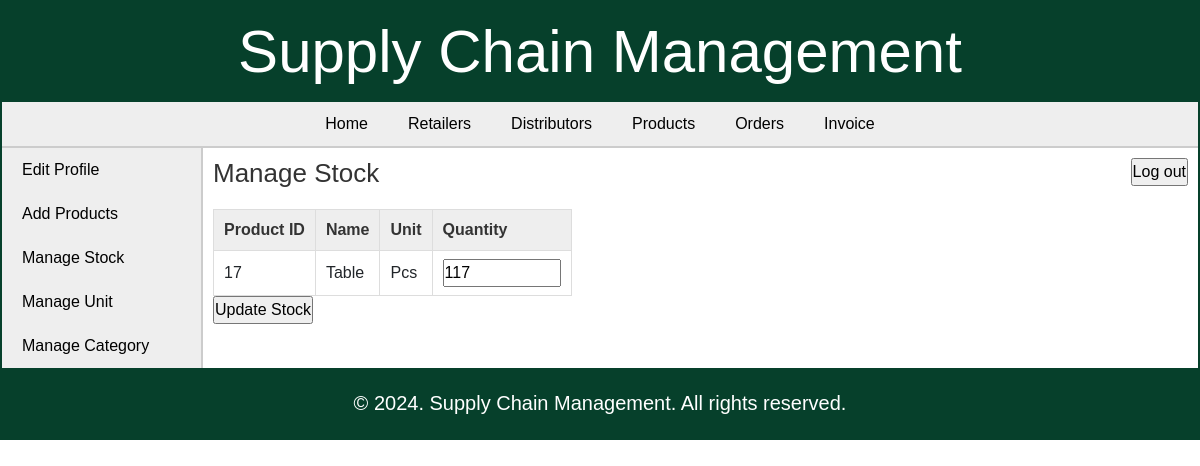
/manufacturer/manage_stock.php (signed in), run on an earlier commit of the app's database.
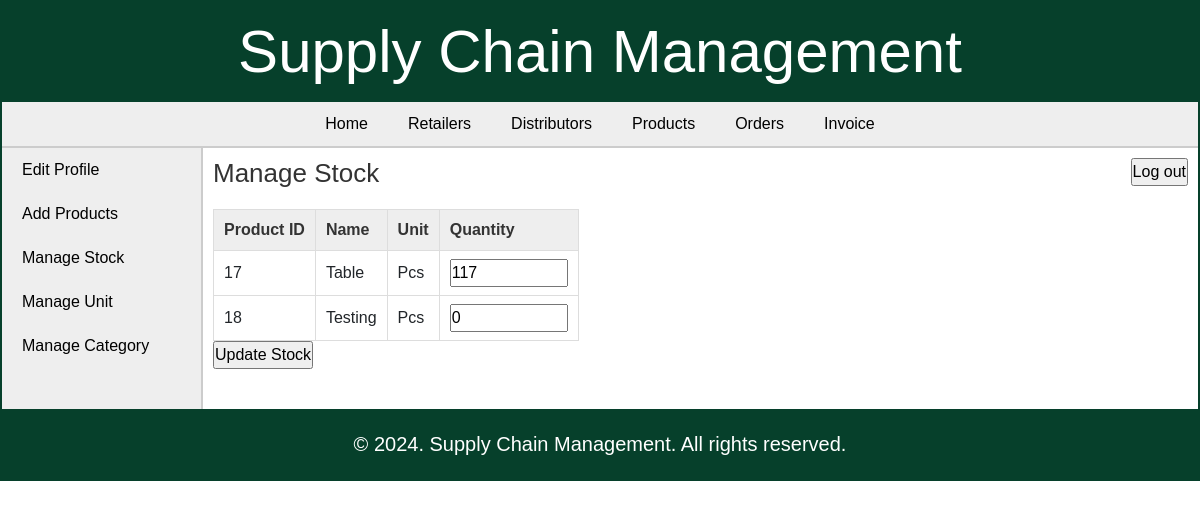
And on a later commit of the database.
### tables this page shows
CREATE TABLE `products` (
  `pro_id` int(11) NOT NULL,
  `pro_name` varchar(25) NOT NULL,
  `pro_desc` text DEFAULT NULL,
  `pro_price` decimal(10,3) NOT NULL,
  `unit` int(11) NOT NULL,
  `pro_cat` int(11) NOT NULL,
  `quantity` int(6) DEFAULT NULL
);

CREATE TABLE `unit` (
  `id` int(11) NOT NULL,
  `unit_name` varchar(20) NOT NULL,
  `unit_details` text DEFAULT NULL
);

### manufacturer/manage_stock.php (the view, shortened to what this page needs)
<?php
	include("../includes/config.php");
	if(isset($_SESSION['manufacturer_login'])) {
		if($_SESSION['manufacturer_login'] == true) {
			$querySelectProduct = "SELECT * FROM products,unit WHERE products.unit=unit.id AND quantity IS NOT NULL";
			$resultSelectProduct = mysqli_query($con,$querySelectProduct);
		}
		else {
			header('Location:../index.php');
		}
	}
	else {
		header('Location:../index.php');
	}
?>
<!DOCTYPE html>
<html>
<head>
	<link rel="stylesheet" href="../includes/main_style.css" >
</head>
<body>
	<?php
		include("../includes/header.inc.php");
		include("../includes/nav_manufacturer.inc.php");
		include("../includes/aside_manufacturer.inc.php");
	?>
	<section>
		<h1>Manage Stock</h1>
		<form action="" method="POST" class="form">
		<table class="table_displayData" style="margin-top:20px;">
			<tr>
				<th> Product ID </th>
				<th> Name </th>
				<th> Unit </th>
				<th> Quantity </th>
			</tr>
			<?php while($rowSelectProduct = mysqli_fetch_array($resultSelectProduct)){ ?>
			<tr>
				<td><?php echo $rowSelectProduct['pro_id']; ?></td>
				<td><?php echo $rowSelectProduct['pro_name']; ?></td>
				<td><?php echo $rowSelectProduct['unit_name']; ?></td>
				<td><input type="text" name="txtQuantity[<?php echo $rowSelectProduct['pro_id']; ?>]" value="<?php echo $rowSelectProduct['quantity']; ?>" size="10"/></td>
			</tr>
			<?php } ?>
		</table>
			<input id="btnSubmit" type="submit" value="Update Stock" class="submit_button" />
		</form>
	</section>
	<?php
		include("../includes/footer.inc.php");
	?>
</body>
</html>

What changed in the data, as far as the page shows it:
added products: pro_id "18", pro_name "Testing", unit.unit_name "Pcs", quantity "0"
